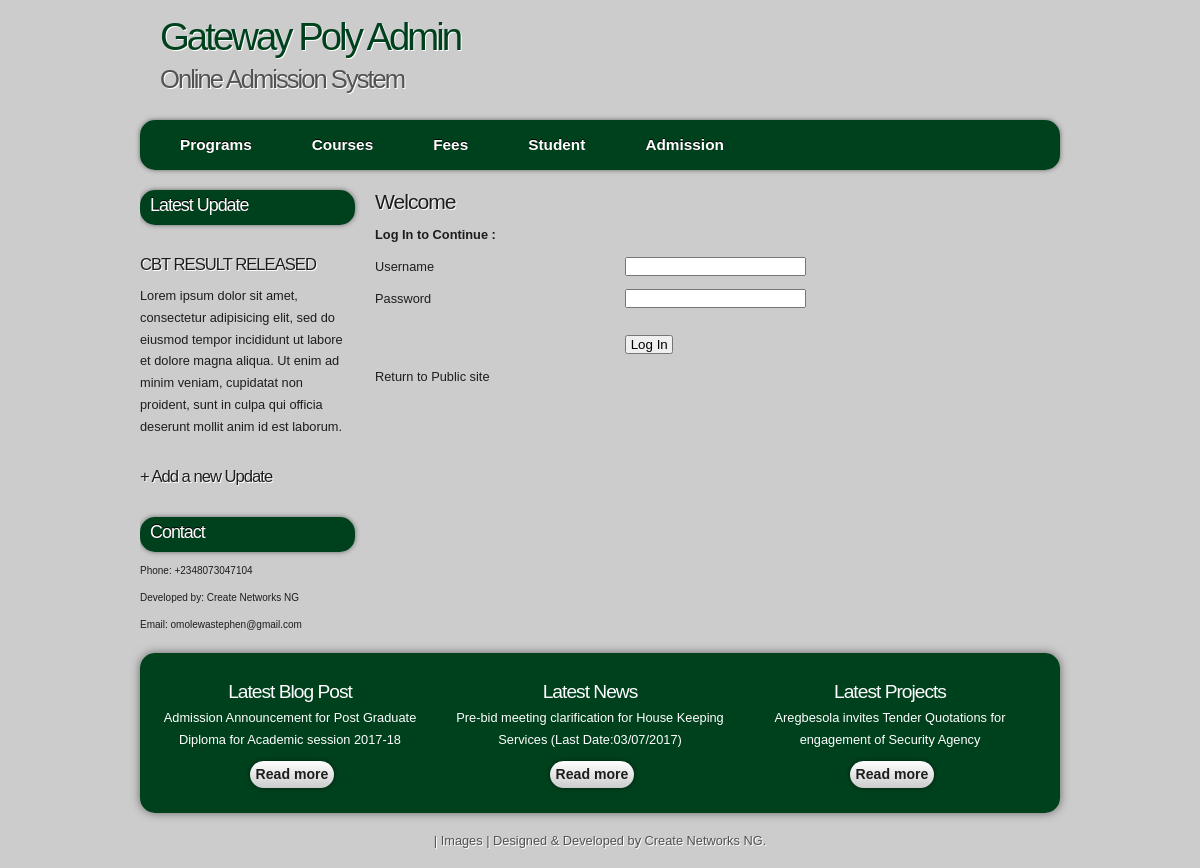
The app's page /admin/admin_login.php with its own data.
### tables this page shows
CREATE TABLE `pages` (
  `id` int(11) NOT NULL,
  `menu_name` varchar(32) NOT NULL,
  `position` int(3) NOT NULL,
  `content` text NOT NULL
);

### includes/functions.php (called while the page is built, shortened)
<?php
	function get_all_page() {
		global $connection;
		$query = "SELECT *
				FROM pages
				ORDER BY position ASC";
        $page_set = mysql_query($query, $connection);
       	return $page_set;
	}
	function sidebar_navigation_id() {
		if (isset($_GET['page'])) {
			$sel_page = $_GET['page'];
			$sel_page_array = get_all_page_by_id($sel_page);
		} else {
			$sel_page = NULL;
		}
	}
?>

### admin/admin_login.php (the view, shortened to what this page needs)
<?php require_once ("../includes/connection.php");?>
<?php require_once ("../includes/functions.php");?>
<!DOCTYPE html PUBLIC "-//W3C//DTD XHTML 1.1//EN" "http://www.w3.org/TR/xhtml11/DTD/xhtml11.dtd">
<html xmlns="http://www.w3.org/1999/xhtml" xml:lang="en">
<head>
  <link rel="stylesheet" type="text/css" href="../css/style.css" />
</head>
<body>
  <div id="main">
    <div id="header">
    <div id="banner">
      <div id="welcome">
        <h1>Gateway Poly Admin</h1>
      </div>
      <div id="welcome_slogan">
        <h1>Online Admission System</h1>
      </div>
    </div>
    </div>
<?php $basename = substr(strtolower(basename($_SERVER['PHP_SELF'])),0,strlen(basename($_SERVER['PHP_SELF']))-4);?>
  <div id="menubar">
      <ul id="menu">
        <li <?php if ($basename == 'programs') echo ' class="current"'; ?>><a href="programs.php">Programs</a></li>
        <li <?php if ($basename == 'courses') echo ' class="current"'; ?>><a href="courses.php">Courses</a></li>
        <li <?php if ($basename == 'fees') echo ' class="current"'; ?>><a href="fees.php">Fees</a></li>
        <li <?php if ($basename == 'students') echo ' class="current"'; ?>><a href="students.php">Student</a></li>
        <li <?php if ($basename == 'admission') echo ' class="current"'; ?>><a href="admission.php">Admission</a></li>
      </ul>
    </div>
  <div id="site_content">
    <div class="sidebar_container">
    <div class="sidebar">
          <div class="sidebar_item">
            <h2>Latest Update</h2>
      </div>
        </div>
         <?php
              $page_set = get_all_page();
              while ($page = mysql_fetch_array($page_set)) {
                echo "<div class=\"sidebar\">
                      <div class=\"sidebar_item\">
                      <h3";
                      if($page['id'] == $sel_page) {
                        echo " class=\"selected\"";
                      }
                      echo "><a href=\"edit_update.php?page=" . urlencode($page['id']) . "\">{$page['menu_name']}</a></h3>
                      <p><a href=\"edit_update.php?page=" . urlencode($page['id']) . "\">{$page['content']}</a></p>
                  </div>
                </div>";
              }
            ?>
        <div class="sidebar">
          <div class="sidebar_item">
            <h3><a href="new_update.php">+ Add a new Update</a></h3>
          </div>
        </div>
        <div class="sidebar">
          <div class="sidebar_item">
            <h2>Contact</h2>
           <p style="font-size: 10px">Phone: +2348073047104</p>
            <p style="font-size: 10px">Developed by: <a href="facebook.com/createnetworksng">Create Networks NG</a></p>
            <p style="font-size: 10px">Email: <a href="mailto:info@omolewastephen@gmail.com">omolewastephen@gmail.com</a></p>
          </div>
        </div>
       </div>
	  <div id="content">
        <div class="content_item">
		  <h2>Welcome</h2>
            <p class="selected">Log In to Continue :</p>
            <form action="" method="POST">
	            <div style="width:120px; float:left;"><p>Username</p></div>
				<div style="width:430px; float:right;"><p><input class="contact" type="text" name="username" value="" /></p></div>
	            <br style="clear:both;" />
	            <div style="width:120px; float:left;"><p>Password</p></div>
		        <div style="width:430px; float:right;"><p><input class="contact" type="password" name="password" value="" /></p></div>
	            <br style="clear:both;" />
	            <div style="width:430px; float:right;"><p style="padding-top: 15px"><input class="submit" type="submit" name="login" value=" Log In " /></p></div>
            </form>
            <br style="clear:both;" />
            <div style="width:200px; float:left;"><p><a href="../index.php">Return to Public site</a></p></div>
		</div>
      </div>
	</div>
<?php require ("footer_admin.php");?>

### css/style.css (style rules this page uses)
html { height: 100%; }
* { margin: 0; padding: 0; }
body { font: normal 80% Arial, Helvetica, sans-serif; background: #ccc; color: #000; }
p { padding: 0 0 10px 0; color: #1D1D1D; line-height: 1.7em; font-size: 100% }
h1, h2, h3, h4, h5, h6 { font: normal 175% Arial, Helvetica, sans-serif; color: #1D1D1D; text-shadow: 1px 1px #fff; letter-spacing: -1px; margin: 0 0 10px 0; }
h2 { font: normal 165% Arial, Helvetica, sans-serif; }
h3 { font: normal 130% Arial, Helvetica, sans-serif; }
a, a:hover { color: #1D1D1D; background: transparent; outline: none; text-decoration: none; }
ul { margin: 2px 0 22px 30px; line-height: 1.7em; font-style: normal; font-size: 100%; }
#main, #header, #banner, #menubar, #site_content, #footer, #content_grey { margin-left: auto; margin-right: auto; }
#main { background: transparent; }
#header { width: 920px; height: 120px; background: transparent; }
#banner { width: 920px; position: relative; height: 50px; padding: 15px 0 0 0; background: transparent; }
#menubar { width: 920px; height: 50px; text-align: center; margin: 0 auto; background: #00411d; background: -moz-linear-gradient(#00411d, #00411d); background: -o-linear-gradient(#00411d, #00411d); background: -webkit-linear-gradient(#00411d, #00411d); border-radius: 15px 15px 15px 15px; -moz-border-radius: 15px 15px 15px 15px; -webkit-border: 15px 15px 15px 15px; -webkit-box-shadow: rgba(0, 0, 0, 0.5) 0px 0px 5px; -moz-box-shadow: rgba(0, 0, 0, 0.5) 0px 0px 5px; box-shadow: rgba(0, 0, 0, 0.5) 0px 0px 5px; }
#welcome { width: 880px; float: left; height: 50px; margin: 0 auto; padding-left: 20px; background: transparent; color:#00411d; }
#welcome_slogan { width: 880px; float: left; height: 50px; margin: 0 auto; padding-left: 20px; background: transparent; }
#welcome h1 { font: normal 300% Arial, Helvetica, sans-serif; letter-spacing: -3px; text-shadow: 1px 1px #fff; color: #00411d; }
#welcome_slogan h1 { font: normal 200% Arial, Helvetica, sans-serif; letter-spacing: -2px; text-shadow: 1px 1px #fff; color: #535353; }
ul#menu { margin:0; }
ul#menu li { padding: 0 0 0 0px; list-style: none; margin: 2px 0 0 0; display: inline; background: transparent; }
ul#menu li a { float: left; font: bold 120% Arial, Helvetica, sans-serif; height: 24px; margin: 10px 0 0 20px; text-shadow: 0px -1px 0px #000; padding: 6px 20px 0 20px; background: transparent; border-radius: 7px 7px 7px 7px; -moz-border-radius: 7px 7px 7px 7px; -webkit-border: 7px 7px 7px 7px; text-align: center; color: #FFF; text-decoration: none; }
#site_content { width: 920px; overflow: hidden; margin: 0 auto; }
.sidebar_container { float: left; margin: 10px 20px 0 0; width: 215px; padding: 0; }
.sidebar { float: left; width: 250px; padding: 0; margin-top: 10px; margin-bottom: 10px; }
.sidebar_item { font: normal 100% Arial, Helvetica, sans-serif; width: 215px; }
.sidebar h2 { padding: 5px 0 0 10px; font: normal 140% Arial, Helvetica, sans-serif; height: 30px; text-shadow: 0px -1px 0px #000; color: #fff; background: #00411d; background: -moz-linear-gradient(#00411d, #00411d); background: -o-linear-gradient(#00411d, #00411d); background: -webkit-linear-gradient(#00411d, #00411d); border-radius: 15px 15px 15px 15px; -moz-border-radius: 15px 15px 15px 15px; -webkit-border: 15px 15px 15px 15px; -webkit-box-shadow: rgba(0, 0, 0, 0.5) 0px 0px 5px; -moz-box-shadow: rgba(0, 0, 0, 0.5) 0px 0px 5px; box-shadow: rgba(0, 0, 0, 0.5) 0px 0px 5px; }
#content { width: 680px; margin-bottom: 20px; float: left; }
.content_item { width: 680px; margin-top: 20px; margin-bottom: 20px; }
.selected { font-weight: bold; }

### records on screen
pages: menu_name "CBT RESULT RELEASED", content "Lorem ipsum dolor sit amet, consectetur adipisicing elit, sed do eiusmod tempor incididunt ut labore et dolore magna aliqua. Ut enim ad minim veniam, cupidatat non proident, sunt in culpa qui officia deserunt mollit anim id est laborum."
